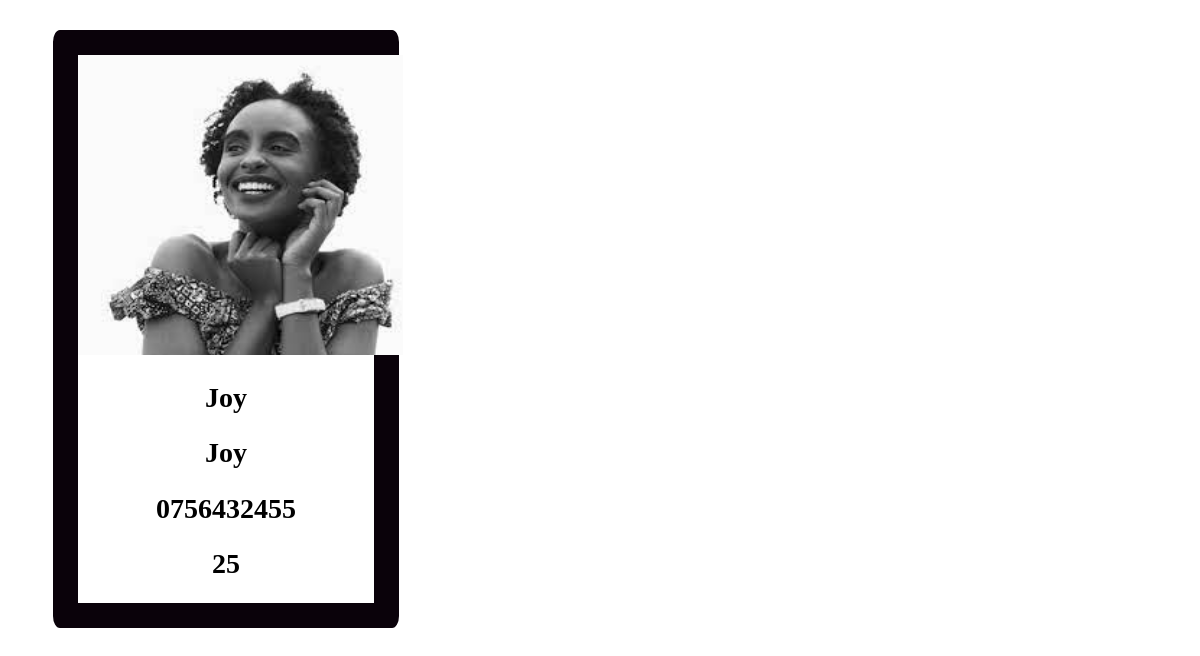
Page /trainer/profile/10 on the committed database.
### trainer/models.py (models this page shows)
class trainer(models.Model):
    first_name=models.CharField(max_length=12)
    last_name=models.CharField(max_length=10)
    age=models.PositiveSmallIntegerField()
    date_of_birth=models.DateField()
    phone_number=models.CharField(max_length=12)
    company_name=models.CharField(max_length=12)
    course_name=models.CharField(max_length=15)
    email=models.CharField(max_length=12)
    resume=models.FileField()
    city=models.CharField(max_length=10)
    salary=models.BigIntegerField()
    image=models.ImageField(upload_to="images/",null=True)

### trainer/views.py (the view)
# urls.py: path("profile/<int:id>", trainer_profile,name="trainer_profile"),
def trainer_profile(request,id):
    trainers=trainer.objects.get(id=id)
    return render(request,"trainer_profile.html",{"trainer":trainers})

### trainer/templates/trainer_profile.html (shortened to what this page needs)
<!DOCTYPE html>
<html lang="en">
<head>
</head>
<body>
    <div class="row">
    <div class="column">
    <div class="card">
        <img src="{{trainer.image.url}}" width="45">
            <div class="container2">
            <h2>{{trainer.first_name}}</h2>
            <h2>{{trainer.last_name}}</h2>
            <h2>{{trainer.phone_number}}</h2>
            <h2>{{trainer.age}}</h2>
             </div>
          </div>
         </div>
</body>
</html>

### trainer/templates/trainer_profile.html (style rules this page uses)
img { text-align: center; width: 325px; height: 300px; }
.card { box-shadow: 0 4px 8px 0 white; transition: 0.3s; width: 25%; background-color:white; height: 100%; margin-right: 45px; margin: 30px 15px 0; font-weight: 300; margin-left: 45px; border: 25px solid rgb(10, 2, 10); border-radius: 2%; }
h2 { text-align: center; font-size: 28px; }

### rows in the picture
trainer: image (picture), first_name "Joy", last_name "Joy", phone_number "0756432455", age "25"
